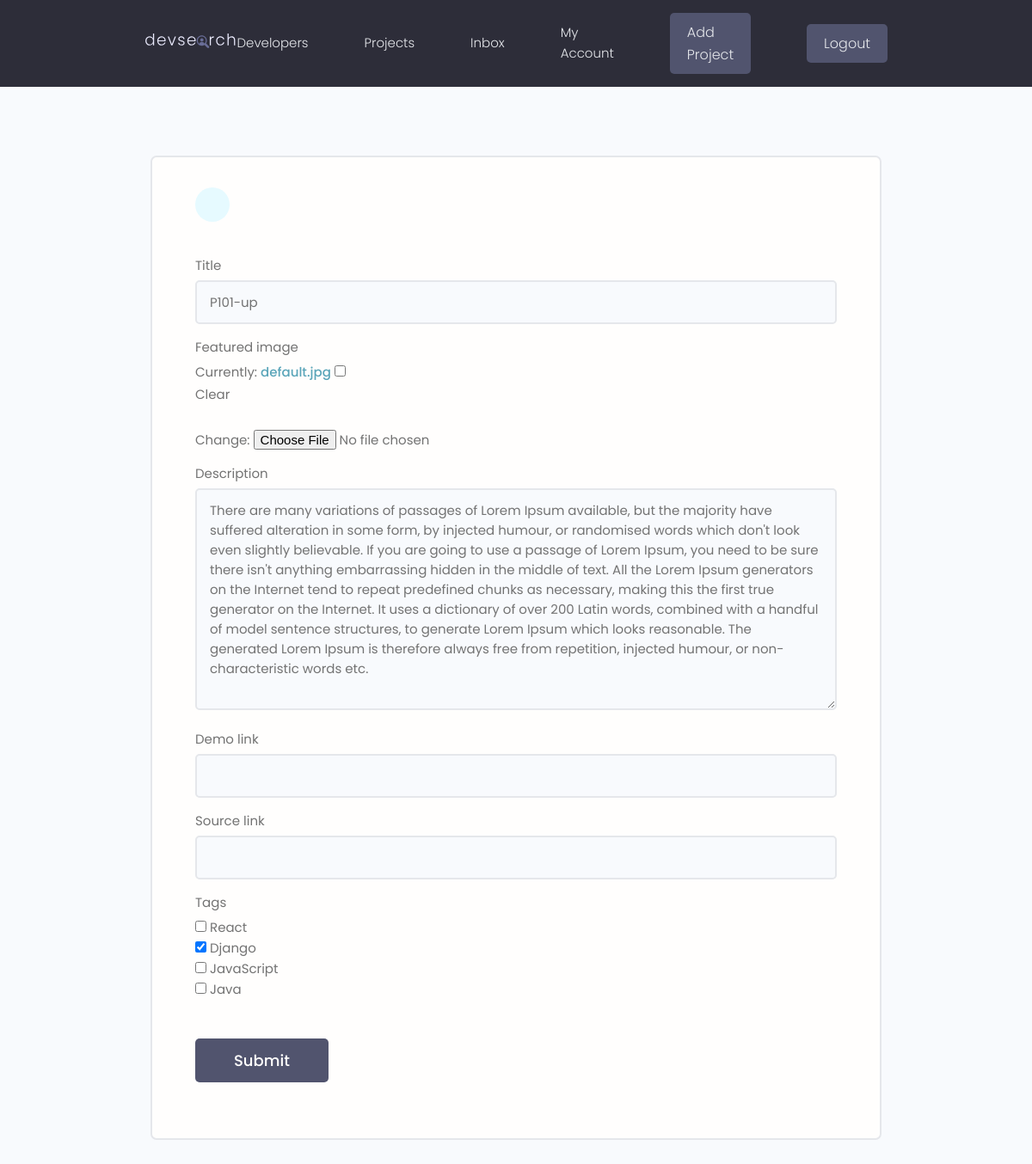
The page /projects/update-project/e46ee3de24124630a8eafdd2e84572c1 (signed in) on the database as committed earlier.
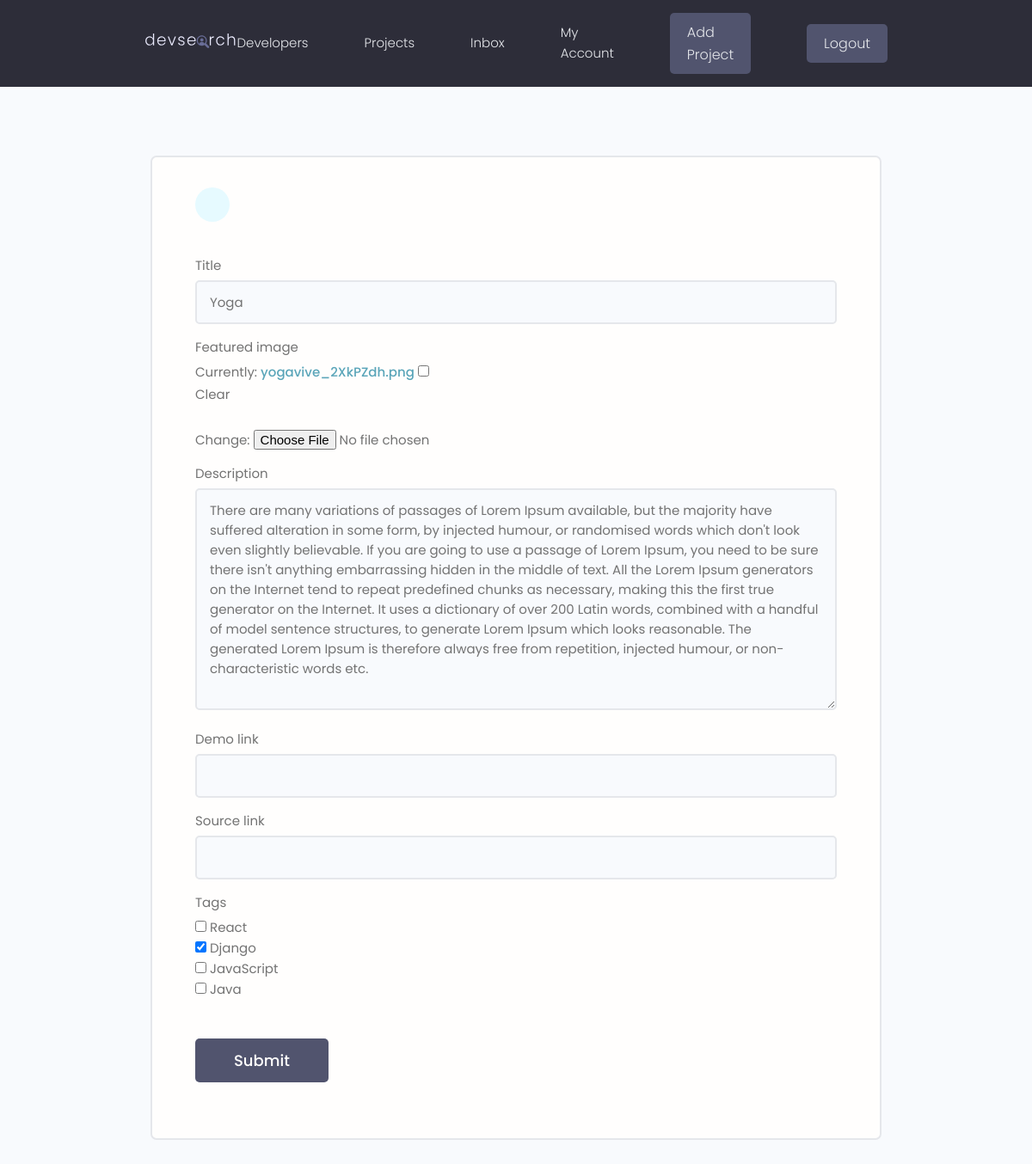
The same page on the database as committed later.
### projects/models.py (models this page shows, shortened)
class Project(models.Model):
    owner = models.ForeignKey(Profile, null=True, blank=True, on_delete=models.SET_NULL)
    title = models.CharField(max_length=200)
    description = models.TextField(null = True, blank=True)
    featured_image = models.ImageField(null=True, blank=True, default="default.jpg")
    demo_link = models.CharField(max_length=2000, null = True, blank=True)
    source_link = models.CharField(max_length=2000, null=True, blank=True)
    tags = models.ManyToManyField('Tag', blank=True)
    vote_total = models.IntegerField(default=0, null=True, blank=True)
    vote_ratio = models.IntegerField(default=0, null=True, blank=True)
    created = models.DateTimeField(auto_now_add=True)
    id = models.UUIDField(default=uuid.uuid4, unique=True, primary_key=True, editable=False)

### projects/views.py (the view)
# urls.py: path('update-project/<str:pk>', views.updateproject, name="update-project"),
@login_required(login_url='login')
def updateproject(request,pk):
    project = Project.objects.get(id=pk)
    form = ProjectForm(instance=project)
    if request.method == 'POST':
        form = ProjectForm(request.POST, request.FILES, instance=project)
        if form.is_valid():
            form.save()
            return redirect('projects')
    context = {"form":form}
    return render(request, 'projects/project_form.html', context)

### projects/forms.py
class ProjectForm(ModelForm):
    class Meta:
        model = Project
        fields = ['title', 'featured_image', 'description', 'demo_link','source_link','tags']
        widgets = {
            'tags':forms.CheckboxSelectMultiple(),
        }
    def __init__(self, *args, **kwargs):
        super(ProjectForm, self).__init__(*args, **kwargs)
        for name, field in self.fields.items():
            field.widget.attrs.update({'class':'input'})

### projects/models.py (called while the page is built)
    def __str__(self):
        return self.name

### projects/templates/projects/project_form.html (shortened to what this page needs)
{% extends 'main.html' %}
{% block content %}
    <main class="formPage my-xl">
        <div class="content-box">
            <div class="formWrapper">
                <a class="backButton" href="#"></a>
                <br>
                <form class="form" method="POST" enctype="multipart/form-data">
                    {% for field in form %}
                    <div class="form__field">
                        <label for="formInput#text">{{field.label}}</label>
                        {{field}}
                    </div>
                    {% endfor %}
                    <input class="btn btn--sub btn--lg  my-md" type="submit" value="Submit" />
                </form>
            </div>
        </div>
    </main>
{% endblock content %}

Rows that differ between the two databases and show on the page:
changed Project: title "P101-up" → "Yoga"
Other text that changed with them:
text no longer shown: "Currently: default.jpg Clear Change:"
text now shown: "Currently: yogavive_2XkPZdh.png Clear Change:"
